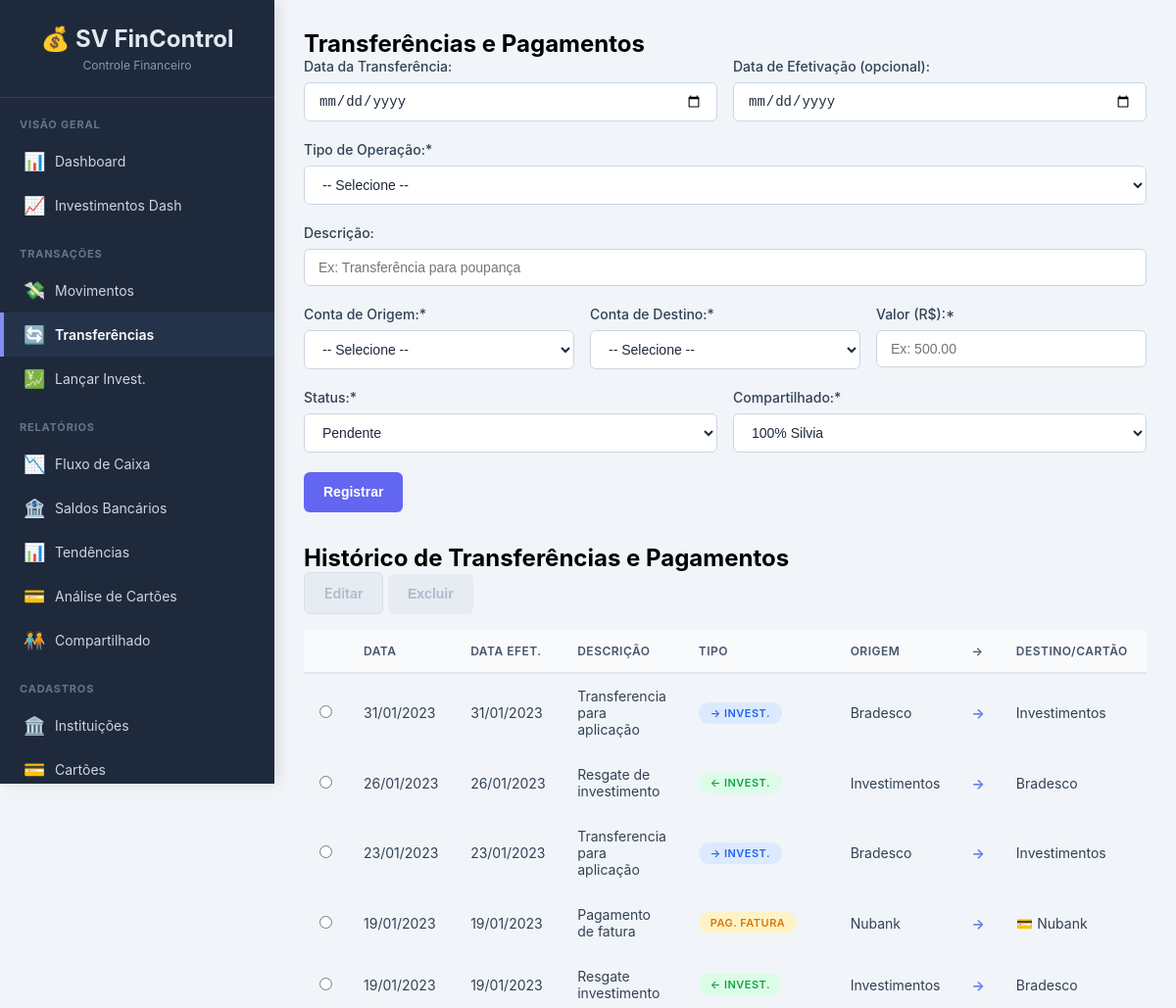
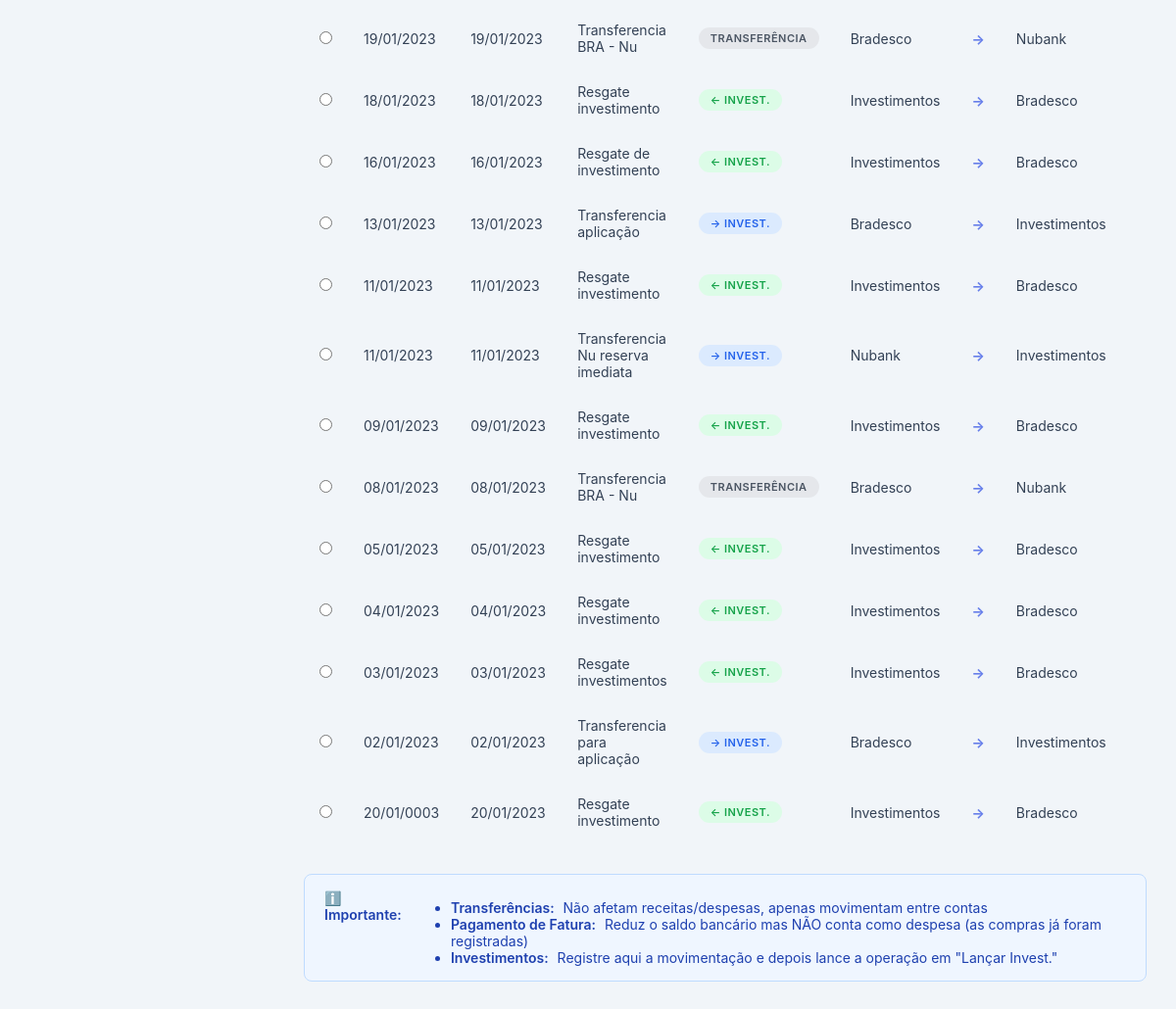
/transferencias, run on the app's committed database (2 pictures, top to bottom).
### tables this page shows
CREATE TABLE transferencias (
        id INTEGER PRIMARY KEY AUTOINCREMENT,
        data_transferencia TEXT NOT NULL,
        data_efetivacao TEXT,
        descricao TEXT NOT NULL,
        conta_origem_id INTEGER NOT NULL,
        conta_destino_id INTEGER,
        cartao_id INTEGER,
        valor REAL NOT NULL,
        status TEXT NOT NULL CHECK(status IN ('Pendente', 'Efetivado')),
        tipo_transferencia TEXT NOT NULL CHECK(
            tipo_transferencia IN ('Entre Contas', 'Para Investimento', 'De Investimento', 'Pagamento Fatura')
        ),
        investimento_id INTEGER,
        compartilhado TEXT NOT NULL CHECK(
            compartilhado IN ('100% Silvia', '100% Nelson', '50/50')
        ),
        FOREIGN KEY (conta_origem_id) REFERENCES instituicoes (id),
        FOREIGN KEY (conta_destino_id) REFERENCES instituicoes (id),
        FOREIGN KEY (cartao_id) REFERENCES cartoes_credito (id),
        FOREIGN KEY (investimento_id) REFERENCES investimentos (id)
    );

CREATE TABLE instituicoes (
        id INTEGER PRIMARY KEY AUTOINCREMENT,
        descricao TEXT NOT NULL UNIQUE
    );

CREATE TABLE cartoes_credito (
        id INTEGER PRIMARY KEY AUTOINCREMENT,
        descricao TEXT NOT NULL,
        instituicao_id INTEGER NOT NULL,
        vencimento INTEGER NOT NULL,
        limite REAL NOT NULL,
        FOREIGN KEY (instituicao_id) REFERENCES instituicoes (id)
    );

### app.py (the view)
@app.route('/transferencias', methods=['GET'])
def transferencias():
    conn = get_db_connection()
    transferencias_list = conn.execute('''
        SELECT
            t.*,
            strftime('%d/%m/%Y', t.data_transferencia) as data_transf_formatada,
            strftime('%d/%m/%Y', t.data_efetivacao) as data_efet_formatada,
            i1.descricao as conta_origem_nome,
            i2.descricao as conta_destino_nome,
            cc.descricao as cartao_nome,
            inv.id as investimento_ticker
        FROM transferencias t
        JOIN instituicoes i1 ON t.conta_origem_id = i1.id
        LEFT JOIN instituicoes i2 ON t.conta_destino_id = i2.id
        LEFT JOIN cartoes_credito cc ON t.cartao_id = cc.id
        LEFT JOIN investimentos inv ON t.investimento_id = inv.id
        ORDER BY t.data_transferencia DESC, t.id DESC
    ''').fetchall()
    instituicoes_list = conn.execute('SELECT * FROM instituicoes ORDER BY descricao').fetchall()
    cartoes_list = conn.execute('SELECT * FROM cartoes_credito ORDER BY descricao').fetchall()
    conn.close()
    return render_template('transferencias.html',
                         transferencias=transferencias_list,
                         instituicoes=instituicoes_list,
                         cartoes=cartoes_list)

### app.py (called while the page is built)
def format_brl(value):
    if pd.isna(value) or value == 0:
         return "R$ 0,00"
    try:
         float_value = float(value)
         if float_value == 0.0 and math.copysign(1.0, float_value) == -1.0:
             return "R$ 0,00"
         return f"R$ {float_value:,.2f}".replace(",", "X").replace(".", ",").replace("X", ".")
    except (ValueError, TypeError):
         return "Valor Inválido"

def get_db_connection():
    conn = sqlite3.connect(DATABASE, detect_types=sqlite3.PARSE_DECLTYPES | sqlite3.PARSE_COLNAMES)
    conn.execute("PRAGMA foreign_keys = ON;")
    conn.execute("PRAGMA journal_mode=WAL")
    conn.row_factory = sqlite3.Row
    return conn

### templates/transferencias.html (shortened to what this page needs)
{% extends "base.html" %}
{% block content %}
    <h2>Transferências e Pagamentos</h2>
    <form method="POST" action="{{ url_for('add_transferencia') }}">
        <div style="display: grid; grid-template-columns: 1fr 1fr; gap: 1rem;">
            <div class="form-group">
                <label for="data_transferencia">Data da Transferência:</label>
                <input type="date" name="data_transferencia" required>
            </div>
            <div class="form-group">
                <label for="data_efetivacao">Data de Efetivação (opcional):</label>
                <input type="date" name="data_efetivacao">
            </div>
        </div>
        <div class="form-group">
            <label for="tipo_transferencia">Tipo de Operação:*</label>
            <select name="tipo_transferencia" id="tipo_transferencia" required onchange="alterarTipoTransferencia()">
                <option value="">-- Selecione --</option>
            </select>
        </div>
        <div class="form-group">
            <label for="descricao">Descrição:</label>
            <input type="text" name="descricao" id="descricao" required autocomplete="off" placeholder="Ex: Transferência para poupança">
        </div>
        <div style="display: grid; grid-template-columns: 1fr 1fr 1fr; gap: 1rem;">
            <div class="form-group">
                <label for="conta_origem_id">Conta de Origem:*</label>
                <select name="conta_origem_id" required>
                    <option value="">-- Selecione --</option>
                </select>
            </div>
            <div class="form-group" id="div_conta_destino">
                <label for="conta_destino_id">Conta de Destino:*</label>
                <select name="conta_destino_id" id="conta_destino_id">
                    <option value="">-- Selecione --</option>
                </select>
            </div>
            <div class="form-group">
                <label for="valor">Valor (R$):*</label>
                <input type="number" name="valor" step="0.01" min="0.01" required placeholder="Ex: 500.00">
            </div>
        </div>
        <div style="display: grid; grid-template-columns: 1fr 1fr; gap: 1rem;">
            <div class="form-group">
                <label for="status">Status:*</label>
                <select name="status" required>
                    <option value="Pendente">Pendente</option>
                </select>
            </div>
            <div class="form-group">
                <label for="compartilhado">Compartilhado:*</label>
                <select name="compartilhado" required>
                    <option value="100% Silvia">100% Silvia</option>
                </select>
            </div>
        </div>
        <button type="submit" class="btn btn-primary">Registrar</button>
    </form>
    <h2 style="margin-top: 2rem;">Histórico de Transferências e Pagamentos</h2>
    <div class="action-buttons" style="margin-bottom: 1rem;">
        <a href="#" id="btn-editar" class="btn btn-secondary" disabled>Editar</a>
        <button type="submit" form="form-excluir" id="btn-excluir" class="btn btn-danger" disabled>Excluir</button>
    </div>
    <div style="overflow-x: auto;">
        <table style="font-size: 0.9em;">
            <thead>
                <tr>
                    <th style="width: 5%;"></th>
                    <th>Data</th>
                    <th>Data Efet.</th>
                    <th>Descrição</th>
                    <th>Tipo</th>
                    <th>Origem</th>
                    <th>→</th>
                    <th>Destino/Cartão</th>
                    <th>Valor</th>
                </tr>
            </thead>
            <tbody>
                {% for transf in transferencias %}
                <tr id="row-{{ transf.id }}">
                    <td><input type="radio" name="selecionado" value="{{ transf.id }}" onchange="itemSelecionado(this, 'transferencias')"></td>
                    <td>{{ transf.data_transf_formatada }}</td>
                    <td>{{ transf.data_efet_formatada or '---' }}</td>
                    <td>{{ transf.descricao }}</td>
                    <td>
                        {% if transf.tipo_transferencia == 'Pagamento Fatura' %}
                            <span class="badge badge-warning">Pag. Fatura</span>
                        {% elif transf.tipo_transferencia == 'Para Investimento' %}
                            <span class="badge badge-info">→ Invest.</span>
                        {% elif transf.tipo_transferencia == 'De Investimento' %}
                            <span class="badge badge-success">← Invest.</span>
                        {% else %}
                            <span class="badge badge-gray">Transferência</span>
                        {% endif %}
                    </td>
                    <td>{{ transf.conta_origem_nome }}</td>
                    <td style="text-align: center; color: #667eea; font-weight: bold;">→</td>
                    <td>
                        {% if transf.tipo_transferencia == 'Pagamento Fatura' %}
                            💳 {{ transf.cartao_nome }}
                        {% else %}
                            {{ transf.conta_destino_nome }}
                        {% endif %}
                    </td>
                    <td style="text-align: right; color: #667eea; font-weight: bold;">
                    </td>
                </tr>
                {% else %}
                <tr><td colspan="11">Nenhuma transferência registrada.</td></tr>
                {% endfor %}
            </tbody>
        </table>
    </div>
    <div class="alert alert-info" style="margin-top: 2rem;">
        <strong>ℹ️ Importante:</strong>
        <ul style="margin: 10px 0 0 20px;">
            <li><strong>Transferências:</strong> Não afetam receitas/despesas, apenas movimentam entre contas</li>
            <li><strong>Pagamento de Fatura:</strong> Reduz o saldo bancário mas NÃO conta como despesa (as compras já foram registradas)</li>
            <li><strong>Investimentos:</strong> Registre aqui a movimentação e depois lance a operação em "Lançar Invest."</li>
        </ul>
    </div>
{% endblock %}

### templates/base.html (style rules this page uses)
* { margin: 0; padding: 0; box-sizing: border-box; }
body { font-family: -apple-system, BlinkMacSystemFont, "Segoe UI", Roboto, "Helvetica Neue", Arial, sans-serif; background-color: #f1f5f9; min-height: 100vh; display: flex; }
table { width: 100%; border-collapse: collapse; }
thead { background: #f8fafc; }
th { padding: 14px 16px; text-align: left; font-size: 12px; font-weight: 600; color: #475569; text-transform: uppercase; letter-spacing: 0.5px; border-bottom: 2px solid #e2e8f0; white-space: nowrap; }
td { padding: 14px 16px; border-bottom: 1px solid #f1f5f9; color: #334155; font-size: 14px; }
tbody tr:last-child td { border-bottom: none; }
.form-group { margin-bottom: 20px; }
.form-group label { display: block; margin-bottom: 8px; font-weight: 500; font-size: 14px; color: #334155; }
.form-group input, .form-group select, .form-group textarea { width: 100%; padding: 10px 14px; border: 1px solid #cbd5e1; border-radius: 6px; font-size: 14px; transition: border-color 0.2s, box-shadow 0.2s; background: white; color: #1e293b; }
.btn { padding: 10px 20px; border: none; border-radius: 6px; cursor: pointer; font-size: 14px; font-weight: 600; transition: all 0.2s ease-in-out; display: inline-flex; align-items: center; gap: 8px; text-decoration: none; line-height: 1.5; }
.btn-primary { background-color: #6366f1; color: white; }
.btn-secondary { background: #e2e8f0; color: #475569; border: 1px solid #cbd5e1; }
.btn-danger { background: #fecaca; color: #b91c1c; }
.btn[disabled] { background: #e2e8f0; color: #94a3b8; cursor: not-allowed; transform: none !important; box-shadow: none !important; opacity: 0.7; }
.alert { padding: 15px 20px; border-radius: 8px; margin-bottom: 20px; display: flex; align-items: flex-start; gap: 12px; font-size: 14px; border: 1px solid transparent; }
.alert strong { font-weight: 600; margin-right: 5px; }
.alert-info { background: #eff6ff; color: #1e40af; border-color: #bfdbfe; }
.badge { padding: 4px 12px; border-radius: 9999px; font-size: 11px; font-weight: 600; display: inline-block; text-transform: uppercase; letter-spacing: 0.5px; }
.badge-success { background: #dcfce7; color: #16a34a; }
.badge-warning { background: #fef3c7; color: #d97706; }
.badge-info { background: #dbeafe; color: #2563eb; }
.badge-gray { background: #e5e7eb; color: #4b5563; }

### data on the page
transferencias: shows "→ INVEST."
transferencias: tipo_transferencia "← INVEST."
transferencias: shows "→ INVEST."
transferencias: tipo_transferencia "PAG. FATURA"
transferencias: tipo_transferencia "← INVEST."
transferencias: tipo_transferencia "TRANSFERÊNCIA"
transferencias: tipo_transferencia "← INVEST."
transferencias: tipo_transferencia "← INVEST."
transferencias: shows "→ INVEST."
transferencias: tipo_transferencia "← INVEST."
transferencias: shows "→ INVEST."
transferencias: tipo_transferencia "← INVEST."
transferencias: tipo_transferencia "TRANSFERÊNCIA"
transferencias: tipo_transferencia "← INVEST."
transferencias: tipo_transferencia "← INVEST."
transferencias: tipo_transferencia "← INVEST."
transferencias: shows "→ INVEST."
transferencias: tipo_transferencia "← INVEST."
